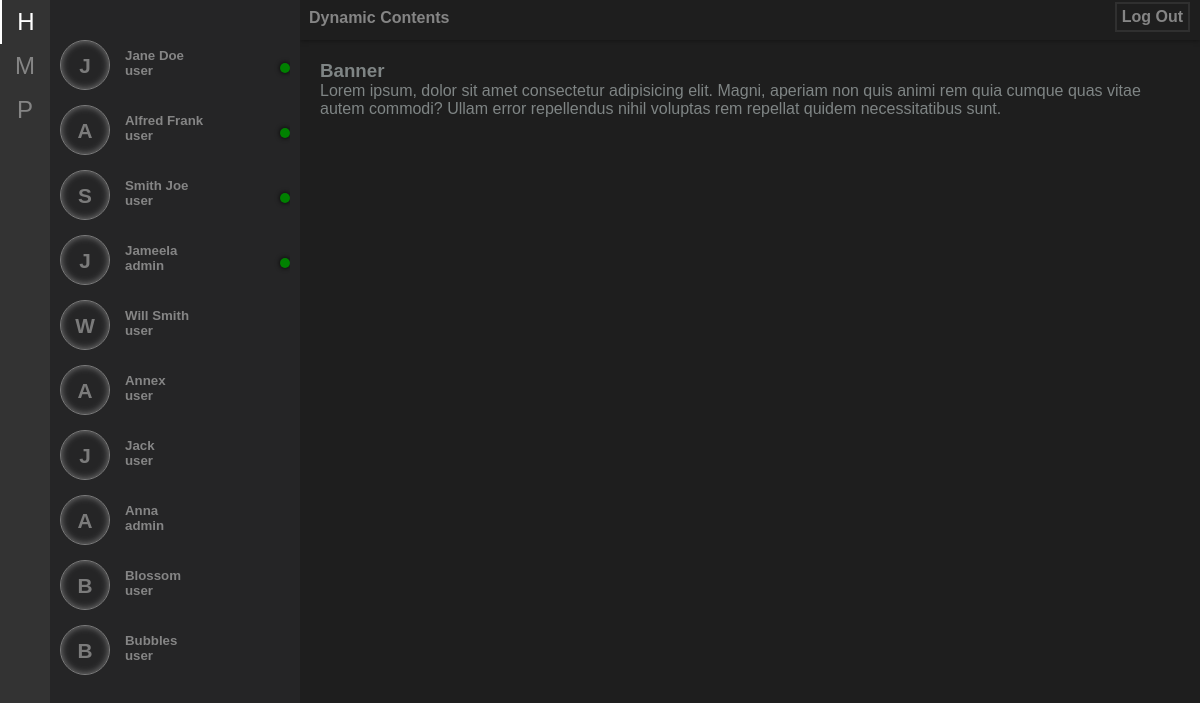
/pages/index.php (signed in), run on the app's committed database.
### tables this page shows
CREATE TABLE `users` (
  `Id` int(11) NOT NULL,
  `FullName` varchar(100) NOT NULL,
  `Email` varchar(1000) NOT NULL,
  `Password` varchar(1000) NOT NULL,
  `UserRole` varchar(50) DEFAULT NULL,
  `PhotoPath` varchar(1000) DEFAULT NULL,
  `IsLoggedIn` tinyint(1) DEFAULT NULL
);

### classes/database.php (called while the page is built, shortened)
<?php
class DB{
    public function __construct()
    {
        $servername = "localhost";
        $userName = "root";
        $password = "";
        $dbname = "messenger_db";
        $this->conn = new mysqli($servername, $userName, $password, $dbname);
    }
}

### classes/gateways.php (called while the page is built, shortened)
<?php
include('~/../database.php');
class Gateway extends DB
{
    public function getUsers()
    {
        $query = "SELECT * FROM users";
        $queryResult = $this->executeQuery($query);
        return $queryResult;
    }
    public function executeQuery($query){
        return mysqli_query($this->conn, $query);
    }
}

### components/lists/user-list.php (the view)
<?php
    require_once('~/../../classes/gateways.php');
    $gateway = new Gateway();
    $users = $gateway->getUsers();
?>
<ul id="userList">
    <?php
        while($user = mysqli_fetch_assoc($users)){
            if($user['Id'] != $_SESSION['Id']){?>
                <li id="<?php echo $user['Id'] ?>">
                    <div class="user-img"><?php echo '<h4>' . $user['FullName'][0] . '</h4>'  ?></div>
                    <div class="user-content">
                        <?php echo '<h5>' . $user['FullName'] . '</h5>'?>
                        <?php echo '<h5>' . $user['UserRole'] . '</h5>'?>
                        <?php
                            if($user['IsLoggedIn'] == true){
                                echo '<span class="loggedin-status"></span>';
                            }
                        ?>
                    </div>
                </li>
        <?php
            }
        }
    ?>
</ul>

### css/styles.css (style rules this page uses)
* { margin: 0; padding: 0; box-sizing: border-box; font-family: 'Lucida Sans', 'Lucida Sans Regular', 'Lucida Grande', 'Lucida Sans Unicode', Geneva, Verdana, sans-serif; }
ul { list-style: none; }
#userList { display: block; position: relative; width: 100%; height: auto; }
#userList li { position: relative; width: 100%; height: 55px; display: block; overflow: hidden; margin-bottom: 10px; transition: .5s linear; cursor: pointer; }
#userList li .user-img { width: 50px; height: 50px; border-radius: 50%; border: 1px solid; float: left; text-align: center; line-height: 50px; box-shadow: inset 0 0 7px; opacity: .9; transition: .5s linear; font-size: 1.3em; }
#userList .user-content { width: calc(100% - 50px); float: right; padding: 8px; padding-left: 15px; }
.loggedin-status { position: absolute; top: 50%; right: 0; width: 10px; height: 10px; background: green; text-align: center; line-height: 16px; border-radius: 50%; box-shadow: 0 0 5px black; transform: translateY(-50%); }

### data on the page
users: FullName "J", FullName "Jane Doe", UserRole "user", IsLoggedIn 1 (drawn)
users: FullName "A", FullName "Alfred Frank", UserRole "user", IsLoggedIn 1 (drawn)
users: FullName "S", FullName "Smith Joe", UserRole "user", IsLoggedIn 1 (drawn)
users: FullName "J", FullName "Jameela", UserRole "admin", IsLoggedIn 1 (drawn)
users: FullName "W", FullName "Will Smith", UserRole "user"
users: FullName "A", FullName "Annex", UserRole "user"
users: FullName "J", FullName "Jack", UserRole "user"
users: FullName "A", FullName "Anna", UserRole "admin"
users: FullName "B", FullName "Blossom", UserRole "user"
users: FullName "B", FullName "Bubbles", UserRole "user"
